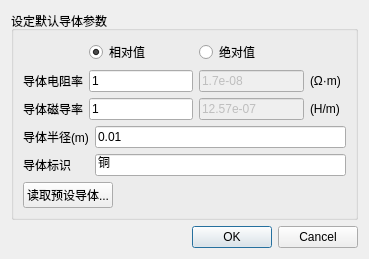
<?xml version="1.0" encoding="UTF-8"?>
<ui version="4.0">
 <class>FeaturesDialog</class>
 <widget class="QDialog" name="FeaturesDialog">
  <property name="geometry">
   <rect>
    <x>0</x>
    <y>0</y>
    <width>369</width>
    <height>238</height>
   </rect>
  </property>
  <property name="windowTitle">
   <string>导体特性</string>
  </property>
  <layout class="QVBoxLayout" name="verticalLayout_2">
   <item>
    <widget class="QGroupBox" name="groupBox">
     <property name="title">
      <string>设定默认导体参数</string>
     </property>
     <layout class="QVBoxLayout" name="verticalLayout">
      <item>
       <layout class="QGridLayout" name="gridLayout">
        <item row="1" column="0">
         <widget class="QLabel" name="label_2">
          <property name="text">
           <string>导体电阻率</string>
          </property>
         </widget>
        </item>
        <item row="2" column="2">
         <widget class="QLineEdit" name="lineEdit_U_juedui">
          <property name="enabled">
           <bool>false</bool>
          </property>
          <property name="text">
           <string>12.57e-07</string>
          </property>
         </widget>
        </item>
        <item row="2" column="1">
         <widget class="QLineEdit" name="lineEdit_U">
          <property name="text">
           <string>1</string>
          </property>
         </widget>
        </item>
        <item row="0" column="1">
         <widget class="QRadioButton" name="radioButton">
          <property name="text">
           <string>相对值</string>
          </property>
          <property name="checked">
           <bool>true</bool>
          </property>
         </widget>
        </item>
        <item row="1" column="2">
         <widget class="QLineEdit" name="lineEdit_Rou">
          <property name="enabled">
           <bool>false</bool>
          </property>
          <property name="text">
           <string>1.7e-08</string>
          </property>
         </widget>
        </item>
        <item row="1" column="1">
         <widget class="QLineEdit" name="lineEdit_Rou_xiangdui">
          <property name="text">
           <string>1</string>
          </property>
         </widget>
        </item>
        <item row="0" column="2">
         <widget class="QRadioButton" name="radioButton_2">
          <property name="text">
           <string>绝对值</string>
          </property>
         </widget>
        </item>
        <item row="2" column="0">
         <widget class="QLabel" name="label_3">
          <property name="text">
           <string>导体磁导率</string>
          </property>
         </widget>
        </item>
        <item row="0" column="0">
         <spacer name="horizontalSpacer_2">
          <property name="orientation">
           <enum>Qt::Horizontal</enum>
          </property>
          <property name="sizeHint" stdset="0">
           <size>
            <width>40</width>
            <height>20</height>
           </size>
          </property>
         </spacer>
        </item>
        <item row="1" column="3">
         <widget class="QLabel" name="label_5">
          <property name="text">
           <string>(Ω·m)</string>
          </property>
         </widget>
        </item>
        <item row="2" column="3">
         <widget class="QLabel" name="label_6">
          <property name="text">
           <string>(H/m)</string>
          </property>
         </widget>
        </item>
        <item row="0" column="3">
         <spacer name="horizontalSpacer_3">
          <property name="orientation">
           <enum>Qt::Horizontal</enum>
          </property>
          <property name="sizeHint" stdset="0">
           <size>
            <width>40</width>
            <height>20</height>
           </size>
          </property>
         </spacer>
        </item>
       </layout>
      </item>
      <item>
       <layout class="QGridLayout" name="gridLayout_2">
        <item row="0" column="0">
         <widget class="QLabel" name="label">
          <property name="text">
           <string>导体半径(m)</string>
          </property>
         </widget>
        </item>
        <item row="0" column="1">
         <widget class="QLineEdit" name="lineEdit_R">
          <property name="text">
           <string>0.01</string>
          </property>
         </widget>
        </item>
        <item row="1" column="0">
         <widget class="QLabel" name="label_4">
          <property name="text">
           <string>导体标识</string>
          </property>
         </widget>
        </item>
        <item row="1" column="1">
         <widget class="QLineEdit" name="lineEdit_Remarks">
          <property name="text">
           <string>铜</string>
          </property>
         </widget>
        </item>
       </layout>
      </item>
      <item>
       <layout class="QHBoxLayout" name="horizontalLayout">
        <item>
         <widget class="QPushButton" name="pushButton">
          <property name="text">
           <string>读取预设导体...</string>
          </property>
         </widget>
        </item>
        <item>
         <spacer name="horizontalSpacer">
          <property name="orientation">
           <enum>Qt::Horizontal</enum>
          </property>
          <property name="sizeHint" stdset="0">
           <size>
            <width>198</width>
            <height>20</height>
           </size>
          </property>
         </spacer>
        </item>
       </layout>
      </item>
     </layout>
    </widget>
   </item>
   <item>
    <widget class="QDialogButtonBox" name="buttonBox">
     <property name="orientation">
      <enum>Qt::Horizontal</enum>
     </property>
     <property name="standardButtons">
      <set>QDialogButtonBox::Cancel|QDialogButtonBox::Ok</set>
     </property>
    </widget>
   </item>
  </layout>
 </widget>
 <resources/>
 <connections>
  <connection>
   <sender>buttonBox</sender>
   <signal>accepted()</signal>
   <receiver>FeaturesDialog</receiver>
   <slot>accept()</slot>
   <hints>
    <hint type="sourcelabel">
     <x>248</x>
     <y>254</y>
    </hint>
    <hint type="destinationlabel">
     <x>157</x>
     <y>274</y>
    </hint>
   </hints>
  </connection>
  <connection>
   <sender>buttonBox</sender>
   <signal>rejected()</signal>
   <receiver>FeaturesDialog</receiver>
   <slot>reject()</slot>
   <hints>
    <hint type="sourcelabel">
     <x>316</x>
     <y>260</y>
    </hint>
    <hint type="destinationlabel">
     <x>286</x>
     <y>274</y>
    </hint>
   </hints>
  </connection>
  <connection>
   <sender>radioButton</sender>
   <signal>toggled(bool)</signal>
   <receiver>lineEdit_Rou_xiangdui</receiver>
   <slot>setEnabled(bool)</slot>
   <hints>
    <hint type="sourcelabel">
     <x>138</x>
     <y>41</y>
    </hint>
    <hint type="destinationlabel">
     <x>138</x>
     <y>67</y>
    </hint>
   </hints>
  </connection>
  <connection>
   <sender>radioButton</sender>
   <signal>toggled(bool)</signal>
   <receiver>lineEdit_U</receiver>
   <slot>setEnabled(bool)</slot>
   <hints>
    <hint type="sourcelabel">
     <x>138</x>
     <y>41</y>
    </hint>
    <hint type="destinationlabel">
     <x>138</x>
     <y>93</y>
    </hint>
   </hints>
  </connection>
  <connection>
   <sender>radioButton_2</sender>
   <signal>toggled(bool)</signal>
   <receiver>lineEdit_Rou</receiver>
   <slot>setEnabled(bool)</slot>
   <hints>
    <hint type="sourcelabel">
     <x>250</x>
     <y>41</y>
    </hint>
    <hint type="destinationlabel">
     <x>250</x>
     <y>67</y>
    </hint>
   </hints>
  </connection>
  <connection>
   <sender>radioButton_2</sender>
   <signal>toggled(bool)</signal>
   <receiver>lineEdit_U_juedui</receiver>
   <slot>setEnabled(bool)</slot>
   <hints>
    <hint type="sourcelabel">
     <x>250</x>
     <y>41</y>
    </hint>
    <hint type="destinationlabel">
     <x>250</x>
     <y>93</y>
    </hint>
   </hints>
  </connection>
 </connections>
</ui>
